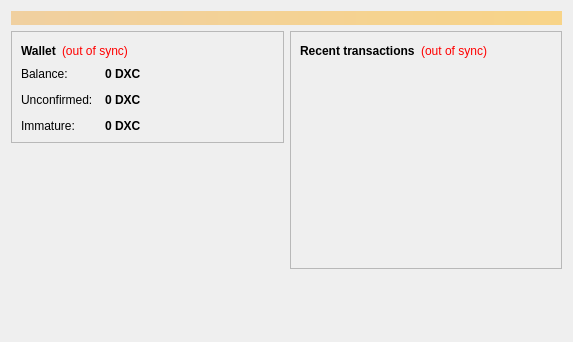
<?xml version="1.0" encoding="UTF-8"?>
<ui version="4.0">
 <class>OverviewPage</class>
 <widget class="QWidget" name="OverviewPage">
  <property name="geometry">
   <rect>
    <x>0</x>
    <y>0</y>
    <width>573</width>
    <height>342</height>
   </rect>
  </property>
  <property name="windowTitle">
   <string>Form</string>
  </property>
  <layout class="QVBoxLayout" name="topLayout">
   <item>
    <widget class="QLabel" name="labelAlerts">
     <property name="visible">
      <bool>false</bool>
     </property>
     <property name="styleSheet">
      <string notr="true">background-color: qlineargradient(x1: 0, y1: 0, x2: 1, y2: 0, stop:0 #F0D0A0, stop:1 #F8D488); color:#000000;</string>
     </property>
     <property name="wordWrap">
      <bool>true</bool>
     </property>
     <property name="margin">
      <number>3</number>
     </property>
    </widget>
   </item>
   <item>
    <layout class="QHBoxLayout" name="horizontalLayout" stretch="1,1">
     <item>
      <layout class="QVBoxLayout" name="verticalLayout_2">
       <item>
        <widget class="QFrame" name="frame">
         <property name="frameShape">
          <enum>QFrame::StyledPanel</enum>
         </property>
         <property name="frameShadow">
          <enum>QFrame::Raised</enum>
         </property>
         <layout class="QVBoxLayout" name="verticalLayout_4">
          <item>
           <layout class="QHBoxLayout" name="horizontalLayout_4">
            <item>
             <widget class="QLabel" name="label_5">
              <property name="font">
               <font>
                <weight>75</weight>
                <bold>true</bold>
               </font>
              </property>
              <property name="text">
               <string>Wallet</string>
              </property>
             </widget>
            </item>
            <item>
             <widget class="QLabel" name="labelWalletStatus">
              <property name="toolTip">
               <string>The displayed information may be out of date. Your wallet automatically synchronizes with the DexCoin network after a connection is established, but this process has not completed yet.</string>
              </property>
              <property name="styleSheet">
               <string notr="true">QLabel { color: red; }</string>
              </property>
              <property name="text">
               <string notr="true">(out of sync)</string>
              </property>
              <property name="alignment">
               <set>Qt::AlignLeading|Qt::AlignLeft|Qt::AlignVCenter</set>
              </property>
             </widget>
            </item>
            <item>
             <spacer name="horizontalSpacer_2">
              <property name="orientation">
               <enum>Qt::Horizontal</enum>
              </property>
              <property name="sizeHint" stdset="0">
               <size>
                <width>40</width>
                <height>20</height>
               </size>
              </property>
             </spacer>
            </item>
           </layout>
          </item>
          <item>
           <layout class="QFormLayout" name="formLayout_2">
            <property name="fieldGrowthPolicy">
             <enum>QFormLayout::AllNonFixedFieldsGrow</enum>
            </property>
            <property name="horizontalSpacing">
             <number>12</number>
            </property>
            <property name="verticalSpacing">
             <number>12</number>
            </property>
            <item row="0" column="0">
             <widget class="QLabel" name="label">
              <property name="text">
               <string>Balance:</string>
              </property>
             </widget>
            </item>
            <item row="0" column="1">
             <widget class="QLabel" name="labelBalance">
              <property name="font">
               <font>
                <weight>75</weight>
                <bold>true</bold>
               </font>
              </property>
              <property name="cursor">
               <cursorShape>IBeamCursor</cursorShape>
              </property>
              <property name="toolTip">
               <string>Your current balance</string>
              </property>
              <property name="text">
               <string notr="true">0 DXC</string>
              </property>
              <property name="textInteractionFlags">
               <set>Qt::LinksAccessibleByMouse|Qt::TextSelectableByKeyboard|Qt::TextSelectableByMouse</set>
              </property>
             </widget>
            </item>
            <item row="1" column="0">
             <widget class="QLabel" name="label_3">
              <property name="text">
               <string>Unconfirmed:</string>
              </property>
             </widget>
            </item>
            <item row="1" column="1">
             <widget class="QLabel" name="labelUnconfirmed">
              <property name="font">
               <font>
                <weight>75</weight>
                <bold>true</bold>
               </font>
              </property>
              <property name="cursor">
               <cursorShape>IBeamCursor</cursorShape>
              </property>
              <property name="toolTip">
               <string>Total of transactions that have yet to be confirmed, and do not yet count toward the current balance</string>
              </property>
              <property name="text">
               <string notr="true">0 DXC</string>
              </property>
              <property name="textInteractionFlags">
               <set>Qt::LinksAccessibleByMouse|Qt::TextSelectableByKeyboard|Qt::TextSelectableByMouse</set>
              </property>
             </widget>
            </item>
            <item row="2" column="0">
             <widget class="QLabel" name="labelImmatureText">
              <property name="text">
               <string>Immature:</string>
              </property>
             </widget>
            </item>
            <item row="2" column="1">
             <widget class="QLabel" name="labelImmature">
              <property name="font">
               <font>
                <weight>75</weight>
                <bold>true</bold>
               </font>
              </property>
              <property name="toolTip">
               <string>Mined balance that has not yet matured</string>
              </property>
              <property name="text">
               <string notr="true">0 DXC</string>
              </property>
              <property name="textInteractionFlags">
               <set>Qt::LinksAccessibleByMouse|Qt::TextSelectableByKeyboard|Qt::TextSelectableByMouse</set>
              </property>
             </widget>
            </item>
			
           </layout>
          </item>
         </layout>
        </widget>
       </item>
       <item>
        <spacer name="verticalSpacer">
         <property name="orientation">
          <enum>Qt::Vertical</enum>
         </property>
         <property name="sizeHint" stdset="0">
          <size>
           <width>20</width>
           <height>40</height>
          </size>
         </property>
        </spacer>
       </item>
		<item>
         <widget class="QLabel" name="label_wallet_bgcoin">
          <property name="text">
           <string/>
          </property>
          <property name="pixmap">
           <pixmap resource="../bitcoin.qrc">:/images/wallet_bgcoin</pixmap>
          </property>
          <property name="scaledContents">
           <bool>false</bool>
          </property>
          <property name="alignment">
           <set>Qt::AlignLeft</set>
          </property>
          <property name="margin">
           <number>-2</number>
          </property>
         </widget>
        </item>
	   </layout>
     </item>
     <item>
      <layout class="QVBoxLayout" name="verticalLayout_3">
       <item>
        <widget class="QFrame" name="frame_2">
         <property name="frameShape">
          <enum>QFrame::StyledPanel</enum>
         </property>
         <property name="frameShadow">
          <enum>QFrame::Raised</enum>
         </property>
         <layout class="QVBoxLayout" name="verticalLayout">
          <item>
           <layout class="QHBoxLayout" name="horizontalLayout_2">
            <item>
             <widget class="QLabel" name="label_4">
              <property name="text">
               <string>&lt;b&gt;Recent transactions&lt;/b&gt;</string>
              </property>
             </widget>
            </item>
            <item>
             <widget class="QLabel" name="labelTransactionsStatus">
              <property name="toolTip">
               <string>The displayed information may be out of date. Your wallet automatically synchronizes with the DexCoin network after a connection is established, but this process has not completed yet.</string>
              </property>
              <property name="styleSheet">
               <string notr="true">QLabel { color: red; }</string>
              </property>
              <property name="text">
               <string notr="true">(out of sync)</string>
              </property>
              <property name="alignment">
               <set>Qt::AlignRight|Qt::AlignTrailing|Qt::AlignVCenter</set>
              </property>
             </widget>
            </item>
            <item>
             <spacer name="horizontalSpacer">
              <property name="orientation">
               <enum>Qt::Horizontal</enum>
              </property>
              <property name="sizeHint" stdset="0">
               <size>
                <width>40</width>
                <height>20</height>
               </size>
              </property>
             </spacer>
            </item>
           </layout>
          </item>
          <item>
           <widget class="QListView" name="listTransactions">
            <property name="styleSheet">
             <string notr="true">QListView { background: transparent; }</string>
            </property>
            <property name="frameShape">
             <enum>QFrame::NoFrame</enum>
            </property>
            <property name="verticalScrollBarPolicy">
             <enum>Qt::ScrollBarAlwaysOff</enum>
            </property>
            <property name="horizontalScrollBarPolicy">
             <enum>Qt::ScrollBarAlwaysOff</enum>
            </property>
            <property name="selectionMode">
             <enum>QAbstractItemView::NoSelection</enum>
            </property>
           </widget>
          </item>
         </layout>
        </widget>
       </item>
       <item>
        <spacer name="verticalSpacer_2">
         <property name="orientation">
          <enum>Qt::Vertical</enum>
         </property>
         <property name="sizeHint" stdset="0">
          <size>
           <width>20</width>
           <height>40</height>
          </size>
         </property>
        </spacer>
       </item>
      </layout>
     </item>
    </layout>
   </item>
  </layout>
 </widget>
 <resources/>
 <connections/>
</ui>
